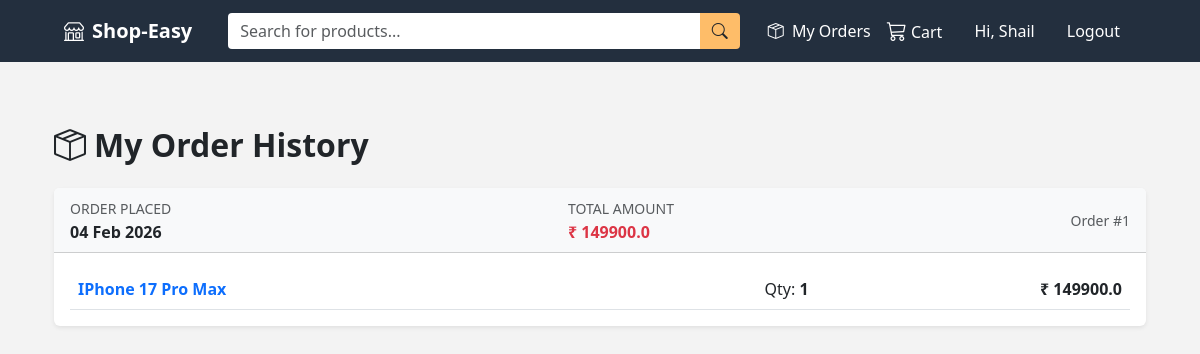
Before: /my_orders (signed in) with the older database file.
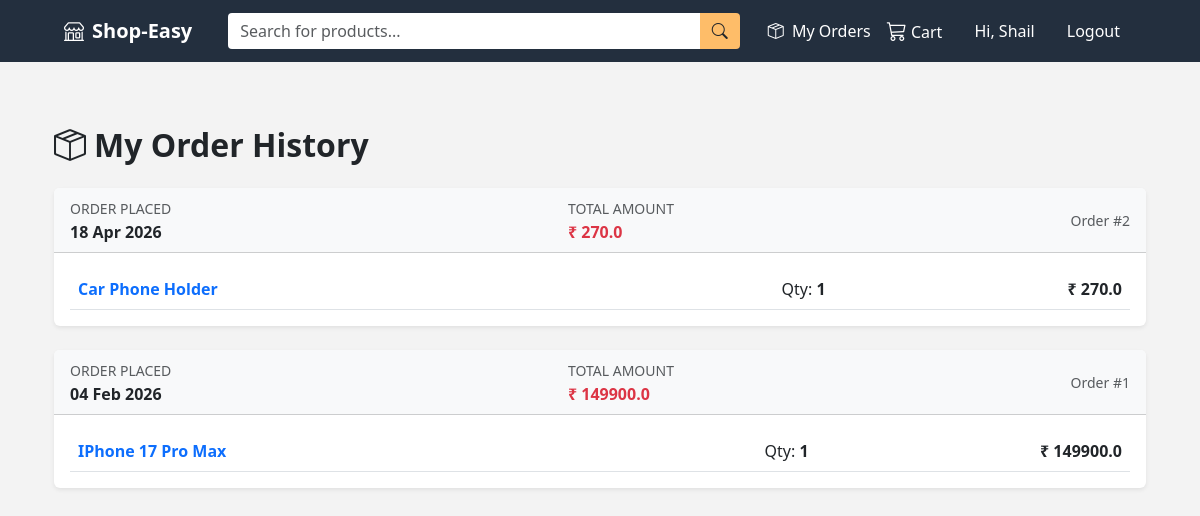
After: the same page with the newer database file.
### app.py (models this page shows)
class User(UserMixin, db.Model):
    id = db.Column(db.Integer, primary_key=True)
    username = db.Column(db.String(150), unique=True, nullable=False)
    password = db.Column(db.String(150), nullable=False)
    role = db.Column(db.String(10), default='buyer')
    orders = db.relationship('Order', backref='customer', lazy=True)

class Order(db.Model):
    id = db.Column(db.Integer, primary_key=True)
    user_id = db.Column(db.Integer, db.ForeignKey('user.id'), nullable=False)
    date_ordered = db.Column(db.DateTime, default=datetime.utcnow)
    total_amount = db.Column(db.Float, nullable=False)
    items = db.relationship('OrderItem', backref='order', lazy=True)

class OrderItem(db.Model):
    id = db.Column(db.Integer, primary_key=True)
    order_id = db.Column(db.Integer, db.ForeignKey('order.id'), nullable=False)
    product_name = db.Column(db.String(100), nullable=False)
    product_price = db.Column(db.Float, nullable=False)
    quantity = db.Column(db.Integer, nullable=False)

### app.py (the view)
@app.route('/my_orders')
@login_required
def my_orders():
    orders = Order.query.filter_by(user_id=current_user.id).order_by(Order.date_ordered.desc()).all()
    return render_template('my_orders.html', orders=orders)

### app.py (called while the page is built)
@app.template_filter('inr')
def format_inr(value):
    try:
        return locale.currency(value, symbol=True, grouping=True)
    except:
        return f"₹ {value}"

@login_manager.user_loader
def load_user(user_id):
    return User.query.get(int(user_id))

### templates/my_orders.html (shortened to what this page needs)
{% extends 'base.html' %}
{% block content %}
<div class="container mt-4">
    <h2 class="mb-4 fw-bold"><i class="bi bi-box-seam me-2"></i>My Order History</h2>
    {% if orders %}
        <div class="row">
            {% for order in orders %}
            <div class="col-12 mb-4">
                <div class="card shadow-sm border-0">
                    <div class="card-header bg-light d-flex justify-content-between align-items-center">
                        <div>
                            <span class="text-muted small text-uppercase">Order Placed</span><br>
                            <strong>{{ order.date_ordered.strftime('%d %b %Y') }}</strong>
                        </div>
                        <div>
                            <span class="text-muted small text-uppercase">Total Amount</span><br>
                            <strong class="text-danger">{{ order.total_amount | inr }}</strong>
                        </div>
                        <div class="text-end">
                            <span class="text-muted small">Order #{{ order.id }}</span>
                        </div>
                    </div>
                    <div class="card-body">
                        <table class="table table-borderless align-middle mb-0">
                            <tbody>
                                {% for item in order.items %}
                                <tr class="border-bottom">
                                    <td style="width: 60%;">
                                        <h6 class="mb-0 fw-bold text-primary">{{ item.product_name }}</h6>
                                    </td>
                                    <td class="text-center">
                                        Qty: <strong>{{ item.quantity }}</strong>
                                    </td>
                                    <td class="text-end fw-bold">
                                        {{ item.product_price | inr }}
                                    </td>
                                </tr>
                                {% endfor %}
                            </tbody>
                        </table>
                    </div>
                </div>
            </div>
            {% endfor %}
        </div>
    {% endif %}
</div>
{% endblock %}

### templates/base.html (shortened to what this page needs)
<!DOCTYPE html>
<html lang="en">
<head>
    <link href="https://cdn.jsdelivr.net/npm/bootstrap@5.3.0/dist/css/bootstrap.min.css" rel="stylesheet">
    <link rel="stylesheet" href="https://cdn.jsdelivr.net/npm/bootstrap-icons@1.11.1/font/bootstrap-icons.css">
</head>
<body>
    <nav class="navbar navbar-expand-lg navbar-dark sticky-top">
        <div class="container-fluid px-lg-5">
            <a class="navbar-brand" href="/">
                <i class="bi bi-shop me-2"></i>Shop-Easy
            </a>
            <div class="collapse navbar-collapse" id="navbarNav">
                <form class="d-flex search-form my-2 my-lg-0" action="/" method="GET">
                    <input class="form-control search-input" type="search" name="search" placeholder="Search for products..." aria-label="Search">
                    <button class="btn search-btn" type="submit"><i class="bi bi-search"></i></button>
                </form>
                <ul class="navbar-nav ms-auto align-items-center">
                    {% if current_user.is_authenticated %}
                        {% if current_user.role == 'seller' %}
                            <li class="nav-item">
                                <a class="nav-link text-warning fw-bold" href="{{ url_for('add_product') }}">
                                    <i class="bi bi-plus-circle me-1"></i>Add Product
                                </a>
                            </li>
                        {% else %}
                            <li class="nav-item">
                                <a class="nav-link" href="{{ url_for('my_orders') }}">
                                    <i class="bi bi-box-seam me-1"></i> My Orders
                                </a>
                            </li>
                            <li class="nav-item">
                                <a class="nav-link position-relative" href="{{ url_for('view_cart') }}">
                                    <i class="bi bi-cart3 fs-5"></i>
                                    Cart
                                </a>
                            </li>
                        {% endif %}
                        <li class="nav-item">
                            <span class="nav-link ms-3">Hi, {{ current_user.username }}</span>
                        </li>
                        <li class="nav-item">
                            <a class="nav-link btn btn-outline-danger btn-sm ms-lg-2 px-3" href="{{ url_for('logout') }}">Logout</a>
                        </li>
                    {% endif %}
                </ul>
            </div>
        </div>
    </nav>
    <div class="container py-4">
        {% block content %}{% endblock %}
    </div>
</body>
</html>

### templates/base.html (style rules this page uses)
:root { --amazon-dark: #232f3e; --amazon-orange: #febd69; --amazon-yellow: #ff9900; }
body { background-color: #f3f3f3; font-family: 'Segoe UI', sans-serif; }
.navbar { background-color: var(--amazon-dark) !important; padding: 0.5rem 1rem; }
.navbar-brand { font-weight: bold; color: white !important; }
.nav-link { color: #ffffff !important; }
.search-form { flex-grow: 1; max-width: 600px; margin: 0 20px; }
.search-input { border-radius: 4px 0 0 4px !important; border: none; }
.search-btn { border-radius: 0 4px 4px 0 !important; background-color: var(--amazon-orange); border: none; }

Changed rows visible on the page:
added Order: date_ordered "18 Apr 2026", total_amount|inr "₹ 270.0", id "2"
added OrderItem: product_name "Car Phone Holder", quantity "1", product_price|inr "₹ 270.0", shown under "18 Apr 2026"
